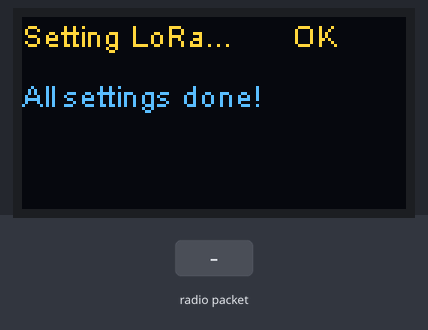
A sketch run on a simulated ESP32. Shown: 128×64 one-colour display. The test bench sets the inputs (shaded band). The OLED is the two-colour kind (top 16 rows yellow); what the sketch prints to the serial monitor is not drawn.

Above: at 1.5 s.
1.6 s: radio packet "1" arrives
Timing chart, 0 to 4.6 s (numbered marks = the images above; inputs shaded):
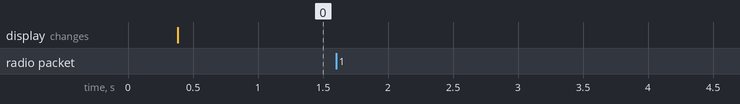

The sketch:

estacao.ino
```cpp
#include "heltec.h"

#define BAND 915E6

bool firstLoop = true;

void setupLoRa() {
  Heltec.display->drawString(0, 0, "Setting LoRa...");
  Heltec.display->display();

  LoRa.setSpreadingFactor(12);        // Fator de espalhamento
  LoRa.setSignalBandwidth(250E3);     // Largura de banda
  LoRa.setCodingRate4(5);             // Codding rate
  LoRa.setPreambleLength(6);          // Comprimento do preâmbulo
  LoRa.setSyncWord(0x12);             // Palavra de sincronização
  LoRa.crc();

  Heltec.display->drawString(90, 0, "OK");
  Heltec.display->display();
}

void setup() {
  Heltec.begin(true, true, true, true, BAND);

  Heltec.display->clear();
  Heltec.display->setFont(ArialMT_Plain_10);
  Heltec.display->setTextAlignment(TEXT_ALIGN_LEFT);

  setupLoRa();
}

void readData() {
  int packetSize = LoRa.parsePacket();

  if (packetSize > 0) {
    Serial.println("Leitura recebida:");

    while (LoRa.available()) {
      Serial.print((char)LoRa.read());
    }

    Serial.println();
    Serial.println("RSSI: " + String(LoRa.packetRssi()));
    Serial.println("------");
  }
}

void loop() {
  if (firstLoop) {
    Heltec.display->drawString(0, 20, "All settings done!");
    Heltec.display->display();
    firstLoop = false;
  }

  readData();
}
```

Measured:
- after the input at 1.6 s, every drawn part: stays the same
